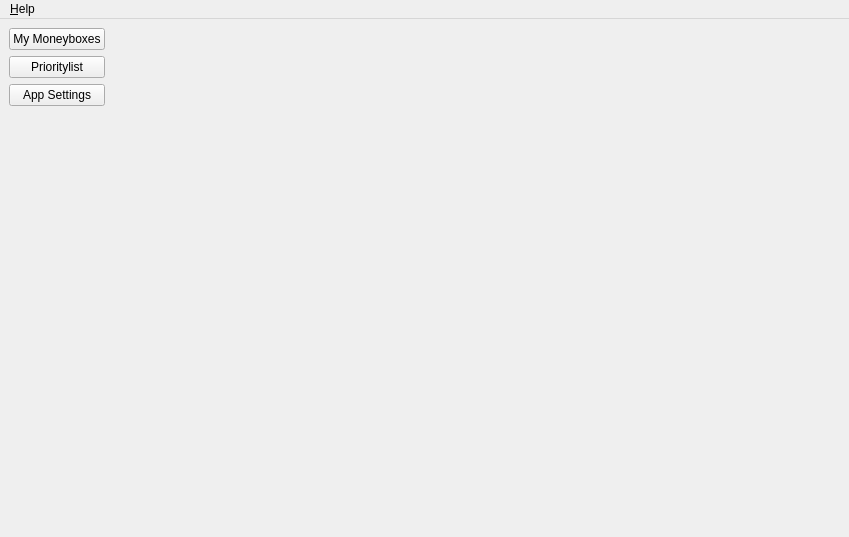
<?xml version="1.0" encoding="UTF-8"?>
<ui version="4.0">
 <class>MainWindow</class>
 <widget class="QMainWindow" name="MainWindow">
  <property name="geometry">
   <rect>
    <x>0</x>
    <y>0</y>
    <width>849</width>
    <height>537</height>
   </rect>
  </property>
  <property name="windowTitle">
   <string>MainWindow</string>
  </property>
  <widget class="QWidget" name="centralwidget">
   <layout class="QHBoxLayout" name="horizontalLayout" stretch="0,1">
    <item>
     <layout class="QVBoxLayout" name="verticalLayout_navigation">
      <item>
       <widget class="QPushButton" name="pushButton_MoneyboxesOverview">
        <property name="text">
         <string>My Moneyboxes</string>
        </property>
       </widget>
      </item>
      <item>
       <widget class="QPushButton" name="pushButton">
        <property name="text">
         <string>Prioritylist</string>
        </property>
       </widget>
      </item>
      <item>
       <widget class="QPushButton" name="pushButton_3">
        <property name="text">
         <string>App Settings</string>
        </property>
       </widget>
      </item>
      <item>
       <spacer name="verticalSpacer">
        <property name="orientation">
         <enum>Qt::Orientation::Vertical</enum>
        </property>
        <property name="sizeHint" stdset="0">
         <size>
          <width>20</width>
          <height>40</height>
         </size>
        </property>
       </spacer>
      </item>
     </layout>
    </item>
    <item>
     <layout class="QVBoxLayout" name="main_board_layout"/>
    </item>
   </layout>
  </widget>
  <widget class="QMenuBar" name="menubar">
   <property name="geometry">
    <rect>
     <x>0</x>
     <y>0</y>
     <width>849</width>
     <height>22</height>
    </rect>
   </property>
   <widget class="QMenu" name="menu_Help">
    <property name="title">
     <string>&amp;Help</string>
    </property>
    <addaction name="actionAbout_Qt"/>
    <addaction name="actionAbout_Savings_Manager_GUI"/>
   </widget>
   <addaction name="menu_Help"/>
  </widget>
  <action name="actionAbout_Qt">
   <property name="text">
    <string>About &amp;Qt</string>
   </property>
  </action>
  <action name="actionAbout_Savings_Manager_GUI">
   <property name="text">
    <string>About &amp;Savings Manager GUI</string>
   </property>
  </action>
 </widget>
 <resources/>
 <connections/>
</ui>
